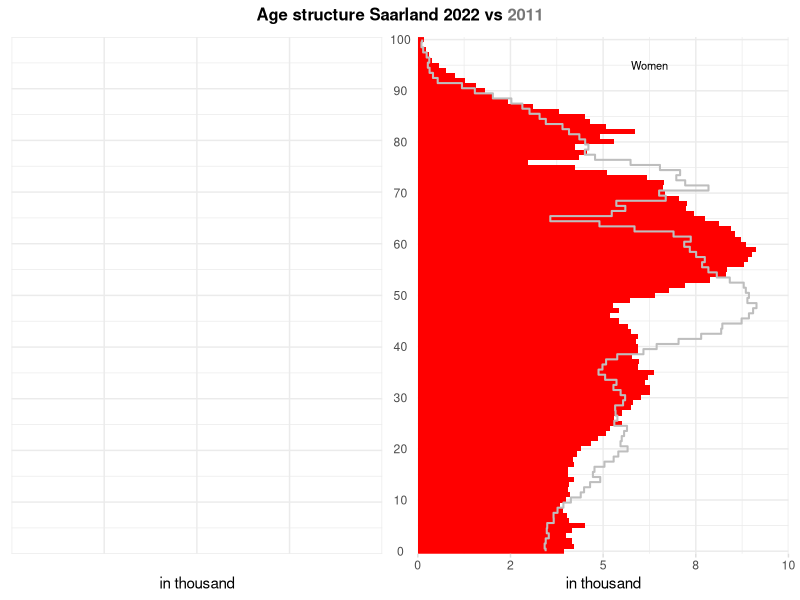

The R script that drew this image:
library(tidyverse)
library(ggtext)
library(patchwork)

data_wide <- read_csv("data/saarland.csv")

##############################
#
# one function 
# for both pyramid-halves
#
##############################

pyramid_half <- function(data, leftRight, age, bar, step, scale, max) {
  
  direction  <- ifelse(leftRight=="left", -1, 1)
  pyr_margin <- if(leftRight=="left") {c(0,1,0,1)} else {c(0,1,0,0)}
  pyr_fill  <- ifelse(leftRight=="left", "blue", "red")
  pyr_label <- ifelse(leftRight=="left", "Men", "Women")
  axis_pos  <- ifelse(leftRight=="left", "top", "bottom")
  age  <- ensym(age)
  bar  <- ensym(bar)
  step <- ensym(step)
  
  ggplot(data=data) + 
    
    geom_col( aes(x = !!age, y = direction*(!!bar)), 
              width = 1, fill = pyr_fill) + 
    geom_step(aes(x = !!age, y = direction*(!!step)),
              direction="mid", color="grey", linewidth=.7) +
    coord_flip() +
    
    scale_x_continuous(expand=c(0,0), breaks=seq(0,100,10), position = axis_pos) +
    scale_y_continuous(expand=c(0,0), labels=function(x){round(x/(direction*scale),0)}, 
                       breaks=seq(0,direction*max,by=direction*max/4), limits=c(0,direction*max)) +
    
    annotate("text", y=direction*max/1.6, x=95, label= pyr_label,
             hjust=0.5, size.unit = "pt", size=8) + 
    labs(y="in thousand", x=NULL) +
    
    theme_minimal() + 
    theme(
      plot.margin=unit(pyr_margin, "mm"),
      axis.title.x = element_text(hjust=.5),
      axis.text.y = element_text(hjust=.5),
      axis.text.y.right = element_blank(),
      axis.ticks.x = element_line(color = "#dedede", linewidth = 0.5),
    )
}

left_plot  <- 
  pyramid_half(data_wide, "left",  age, m2022, m2011, 1000, 10000)

right_plot <- 
  pyramid_half(data_wide, "right", age, w2022, w2011, 1000, 10000)

# patchwork
(left_plot | right_plot) +
  plot_annotation(title = "Age structure Saarland 2022 
                  vs <span style='color: #777'>2011</span>") &
  theme(plot.title = element_markdown(hjust = 0.5, size=12, face="bold",
                                      margin = unit(c(0,0,9,0), "pt")))
